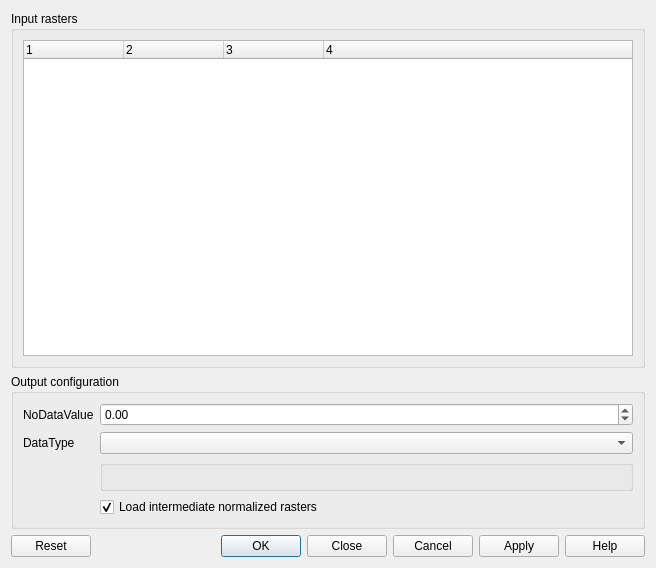
<?xml version="1.0" encoding="UTF-8"?>
<ui version="4.0">
 <class>MarraquetaDialogBase</class>
 <widget class="QDialog" name="MarraquetaDialogBase">
  <property name="geometry">
   <rect>
    <x>0</x>
    <y>0</y>
    <width>656</width>
    <height>568</height>
   </rect>
  </property>
  <property name="windowTitle">
   <string>Pan Europeo</string>
  </property>
  <layout class="QVBoxLayout" name="mainLayout">
   <item>
    <widget class="QGroupBox" name="groupBox">
     <property name="title">
      <string>Input rasters</string>
     </property>
     <layout class="QVBoxLayout" name="verticalLayout_2">
      <item>
       <widget class="QTreeWidget" name="treeWidget">
        <property name="sizePolicy">
         <sizepolicy hsizetype="Expanding" vsizetype="Expanding">
          <horstretch>0</horstretch>
          <verstretch>0</verstretch>
         </sizepolicy>
        </property>
        <property name="columnCount">
         <number>4</number>
        </property>
        <column>
         <property name="text">
          <string notr="true">1</string>
         </property>
        </column>
        <column>
         <property name="text">
          <string notr="true">2</string>
         </property>
        </column>
        <column>
         <property name="text">
          <string notr="true">3</string>
         </property>
        </column>
        <column>
         <property name="text">
          <string notr="true">4</string>
         </property>
        </column>
       </widget>
      </item>
     </layout>
    </widget>
   </item>
   <item>
    <widget class="QgsCollapsibleGroupBox" name="mGroupBox">
     <property name="title">
      <string>Output configuration</string>
     </property>
     <layout class="QFormLayout" name="formLayout">
      <item row="0" column="0">
       <widget class="QLabel" name="label">
        <property name="text">
         <string>NoDataValue</string>
        </property>
       </widget>
      </item>
      <item row="0" column="1">
       <widget class="QgsDoubleSpinBox" name="mQgsDoubleSpinBox_nodata">
        <property name="specialValueText">
         <string>Not set</string>
        </property>
        <property name="minimum">
         <double>-10000000000000000.000000000000000</double>
        </property>
        <property name="maximum">
         <double>10000000000000000.000000000000000</double>
        </property>
        <property name="expressionsEnabled">
         <bool>true</bool>
        </property>
       </widget>
      </item>
      <item row="1" column="0">
       <widget class="QLabel" name="label_2">
        <property name="text">
         <string>DataType</string>
        </property>
       </widget>
      </item>
      <item row="1" column="1">
       <widget class="QComboBox" name="comboBox_datatype">
        <property name="currentText">
         <string/>
        </property>
        <property name="placeholderText">
         <string>Not set</string>
        </property>
       </widget>
      </item>
      <item row="2" column="1">
       <widget class="QgsExtentGroupBox" name="mExtentGroupBox">
        <property name="collapsed">
         <bool>true</bool>
        </property>
       </widget>
      </item>
      <item row="3" column="1">
       <widget class="QCheckBox" name="checkBox_load_normalized">
        <property name="text">
         <string>Load intermediate normalized rasters</string>
        </property>
        <property name="checked">
         <bool>true</bool>
        </property>
       </widget>
      </item>
     </layout>
    </widget>
   </item>
   <item>
    <widget class="QDialogButtonBox" name="buttonBox">
     <property name="standardButtons">
      <set>QDialogButtonBox::Apply|QDialogButtonBox::Cancel|QDialogButtonBox::Close|QDialogButtonBox::Help|QDialogButtonBox::Ok|QDialogButtonBox::Reset</set>
     </property>
    </widget>
   </item>
  </layout>
 </widget>
 <customwidgets>
  <customwidget>
   <class>QgsCollapsibleGroupBox</class>
   <extends>QGroupBox</extends>
   <header>qgscollapsiblegroupbox.h</header>
   <container>1</container>
  </customwidget>
  <customwidget>
   <class>QgsDoubleSpinBox</class>
   <extends>QDoubleSpinBox</extends>
   <header>qgsdoublespinbox.h</header>
  </customwidget>
  <customwidget>
   <class>QgsExtentGroupBox</class>
   <extends>QgsCollapsibleGroupBox</extends>
   <header>qgsextentgroupbox.h</header>
   <container>1</container>
  </customwidget>
 </customwidgets>
 <resources/>
 <connections/>
</ui>
